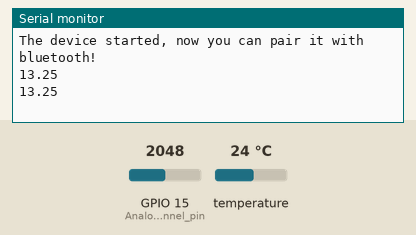
A sketch run on a simulated ESP32. Parts: the last lines printed to the serial monitor. Inputs (shaded band) come from the test bench; at power-on: GPIO 15 (Analog_channel_pin) = 2048, temperature 24 °C. Nothing arrives over Bluetooth unless stated.

Above: at 5.3 s.
5.4 s: GPIO 15 (Analog_channel_pin) set to 2866
At 9.8 s:
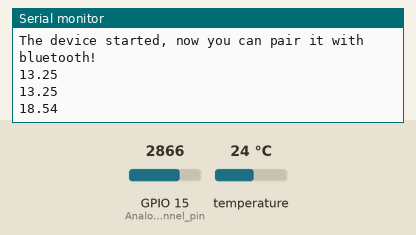
10.2 s: GPIO 15 (Analog_channel_pin) set to 3603
At 12.6 s:
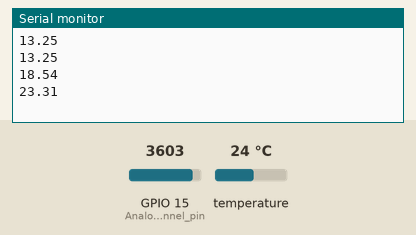
Timing chart, 0 to 14.1 s (numbered marks = the images above; inputs shaded):
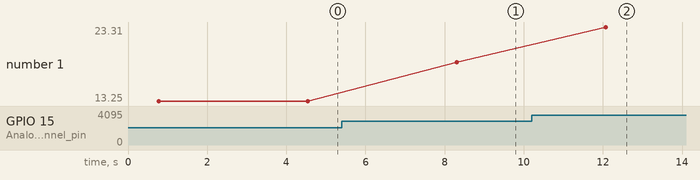

The sketch:

Camping_fridge.ino
```cpp
// Load libraries
#include "BluetoothSerial.h"
#include <DallasTemperature.h>
#include <OneWire.h>

// Check if Bluetooth configs are enabled
#if !defined(CONFIG_BT_ENABLED) || !defined(CONFIG_BLUEDROID_ENABLED)
#error Bluetooth is not enabled! Please run `make menuconfig` to and enable it
#endif

// Bluetooth Serial object
BluetoothSerial SerialBT;


// GPIO where the DS18B20 is connected to
const int TempPin =  4;
const int Analog_channel_pin=15;
float ADC_VALUE = 0;
float voltage_value = 0;
float voltage_value_BT = 0;

OneWire onewire (TempPin);

DallasTemperature sensors(&onewire);

// Handle received and sent messages
String message = "";
char incomingChar;
String temperatureString = "";


void setup() {
  pinMode(TempPin, OUTPUT);
  Serial.begin(115200);
  sensors.begin();
  // Bluetooth device name
  SerialBT.begin("ESP32_dad_2");
  Serial.println("The device started, now you can pair it with bluetooth!");
}

void loop() {
  unsigned long currentMillis = millis();
        sensors.requestTemperatures();
  float temperature = sensors.getTempCByIndex(0);

  SerialBT.print(temperature);
  SerialBT.println("ºC");
  ADC_VALUE = analogRead(Analog_channel_pin);
  voltage_value = (ADC_VALUE/4096 * 26.5);
  voltage_value_BT = voltage_value + 0.8;
  SerialBT.print(voltage_value_BT);
  Serial.println(voltage_value);
  SerialBT.println("v");


  delay(3000);
}
```

Measured:
- after the input at 5.4 s, the serial monitor: prints a new line after 2.9 s (image 1)
- after the input at 10.2 s, the serial monitor: prints a new line after 1.9 s (image 2)
- plotted number 1: 13.25 → 18.54 after the input at 5.4 s, 18.54 → 23.31 after the input at 10.2 s
